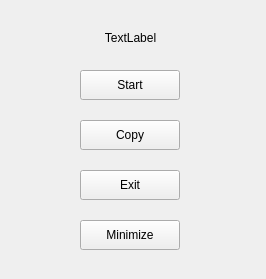
<?xml version="1.0" encoding="UTF-8"?>
<ui version="4.0">
 <class>Proxy</class>
 <widget class="QWidget" name="Proxy">
  <property name="windowModality">
   <enum>Qt::WindowModal</enum>
  </property>
  <property name="geometry">
   <rect>
    <x>0</x>
    <y>0</y>
    <width>266</width>
    <height>279</height>
   </rect>
  </property>
  <property name="windowTitle">
   <string>Form</string>
  </property>
  <widget class="QLabel" name="proxylabel">
   <property name="geometry">
    <rect>
     <x>20</x>
     <y>30</y>
     <width>221</width>
     <height>16</height>
    </rect>
   </property>
   <property name="text">
    <string>TextLabel</string>
   </property>
   <property name="alignment">
    <set>Qt::AlignCenter</set>
   </property>
  </widget>
  <widget class="QPushButton" name="copyBt">
   <property name="geometry">
    <rect>
     <x>80</x>
     <y>120</y>
     <width>100</width>
     <height>30</height>
    </rect>
   </property>
   <property name="text">
    <string>Copy</string>
   </property>
  </widget>
  <widget class="QPushButton" name="exitBt">
   <property name="geometry">
    <rect>
     <x>80</x>
     <y>170</y>
     <width>100</width>
     <height>30</height>
    </rect>
   </property>
   <property name="text">
    <string>Exit</string>
   </property>
  </widget>
  <widget class="QPushButton" name="minimizeBt">
   <property name="geometry">
    <rect>
     <x>80</x>
     <y>220</y>
     <width>100</width>
     <height>30</height>
    </rect>
   </property>
   <property name="text">
    <string>Minimize</string>
   </property>
  </widget>
  <widget class="QPushButton" name="startBt">
   <property name="geometry">
    <rect>
     <x>80</x>
     <y>70</y>
     <width>100</width>
     <height>30</height>
    </rect>
   </property>
   <property name="text">
    <string>Start</string>
   </property>
  </widget>
 </widget>
 <resources/>
 <connections/>
</ui>
